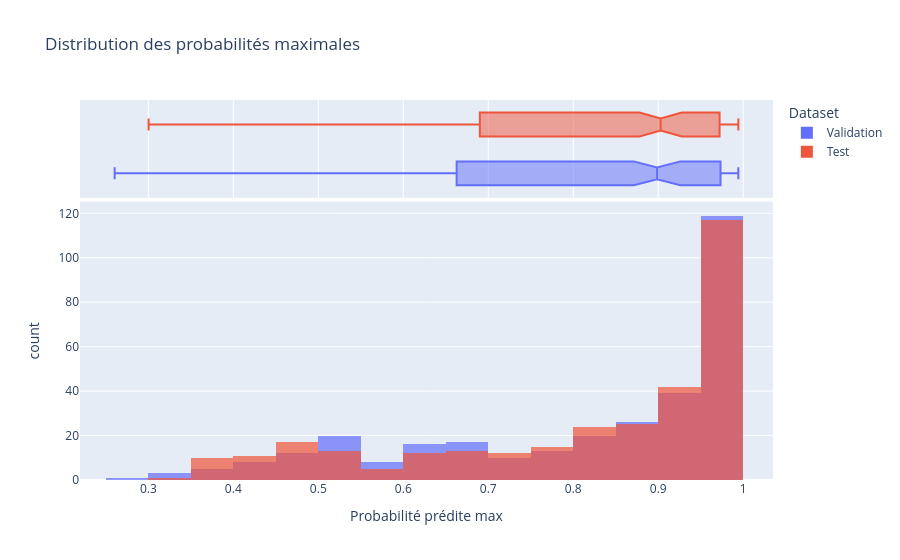
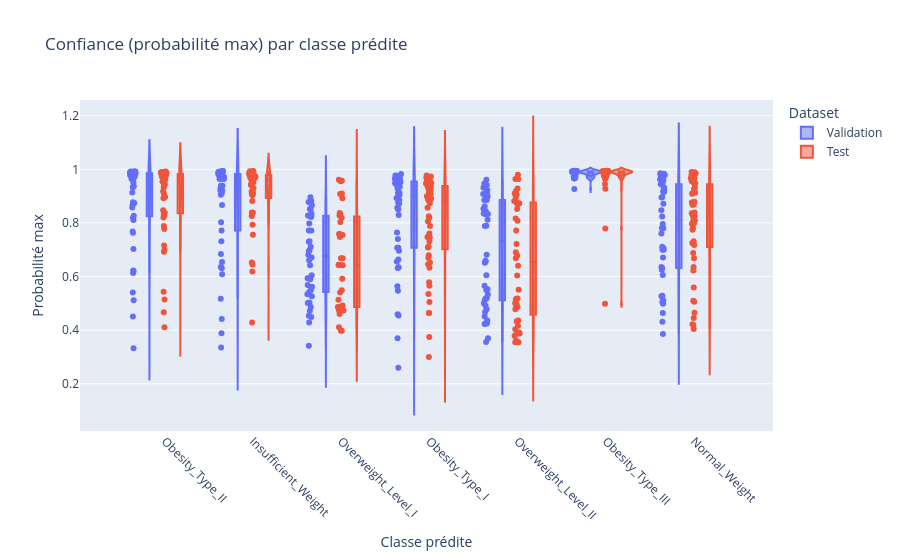
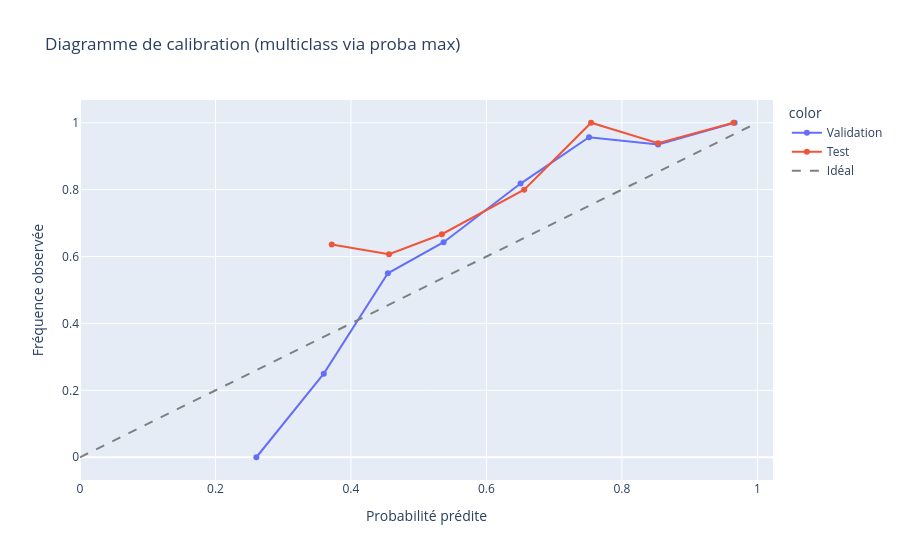

The notebook cell saved with these charts, in order:
### Markdown cell above
## 1. Model - XGBoost

### Code cell
# ==================================================
# 1. Chargement & Configuration
# ==================================================
print("Importing XGBoostTrainer...")
trainer = XGBoostTrainer()
print("XGBoostTrainer instantiated successfully")

target_column = "NObeyesdad"

# Configuration modèle XGBoost (classification multiclasse)
config_model = {
    "objective": "multi:softprob",   # Classification multiclasse (probabilités)
    "eval_metric": "mlogloss",       # Log loss multiclasses
    "n_estimators": 100,             # Plus d’arbres (dataset plus complexe)
    "max_depth": 6,                  # Profondeur max
    "reg_lambda": 3.0,               # Régularisation L2
    "subsample": 0.8,                # Sous-échantillonnage des données
    "colsample_bytree": 0.8,         # Sous-échantillonnage des features
    "random_state": 42,              # Reproductibilité
    "early_stopping_rounds": 10,     # Early stopping sur validation
}

# Scheduler du learning rate
config_lr_scheduler = {
    "initial_lr": 0.1,
    "decay_rate": 0.25,
    "min_lr": 1e-3,
}

# Entraînement batch-wise
config_training = {
    "num_batches": 5,               # Nombre de lots
    "max_patience": 2,              # Patience early stopping global
    "show_learning_curve": True,    # Afficher la courbe d’apprentissage
    "use_sample_weight": True,      # Poids d’échantillons
    "verbose": 100,                 # Logs toutes les N itérations
}

print("===== Configuration XGBoost =====")
pprint.pprint(config_model, sort_dicts=False)
print("=================================\n")

print("===== Configuration Training =====")
pprint.pprint(config_training, sort_dicts=False)
print("=================================\n")

print("===== Configuration LR Scheduler =====")
pprint.pprint(config_lr_scheduler, sort_dicts=False)
print("=================================\n")


# ==================================================
# 2. Entraînement
# ==================================================
print("Applying fit method...")
trainer.fit(
    train_dataframe=spark_train_df,
    valid_dataframe=spark_valid_df,
    target_column=target_column,
    config_training=config_training,
    config_model=config_model,
    config_lr_scheduler=config_lr_scheduler,
)


# ==================================================
# 3. Évaluation
# ==================================================
print("\n" + "="*40)
print("   Evaluating the Trained Model")
print("="*40 + "\n")

# Récupération du modèle entraîné
final_model = trainer.get_trained_model()

# Prédictions
y_pred_valid = final_model.predict(X_valid)
y_pred_test  = final_model.predict(X_test)

# --------------------------------------------------
# Matrices de confusion
# --------------------------------------------------
plot_confusion_matrices(
    y_true_valid=y_valid,
    y_pred_valid=y_pred_valid,
    y_true_test=y_test,
    y_pred_test=y_pred_test,
    class_names=encoder.classes_,
    normalize=True   # Normaliser pour lecture en %
)

# --------------------------------------------------
# Probabilités & Confiance
# --------------------------------------------------
y_proba_valid = final_model.predict_proba(X_valid)
y_proba_test  = final_model.predict_proba(X_test)

# Histogramme des probabilités maximales
plot_max_proba_distribution_px(y_proba_valid, y_proba_test)

# Violin plot par classe
plot_classwise_confidence_px(
    y_proba_valid,
    y_proba_test,
    class_names=encoder.classes_
)

# Courbe de calibration
plot_calibration_curve_px(
    y_valid, y_proba_valid,
    y_test, y_proba_test
)

### Figure 1 — Plotly figure (JSON) as saved in the notebook; plotly's stock layout.template omitted (floating-point values rounded to 4 significant figures; data arrays with more than 128 entries replaced by an {"elided": "..."} marker saying what was removed)
{"data": [{"bingroup": "x", "hovertemplate": "Dataset=Validation<br>Probabilité prédite max=%{x}<br>count=%{y}<extra></extra>", "legendgroup": "Validation", "marker": {"color": "#636efa", "opacity": 0.7, "pattern": {"shape": ""}}, "name": "Validation", "nbinsx": 20, "orientation": "v", "showlegend": true, "type": "histogram", "x": {"elided": "317 float values"}, "xaxis": "x", "yaxis": "y"}, {"hovertemplate": "Dataset=Validation<br>Probabilité prédite max=%{x}<extra></extra>", "legendgroup": "Validation", "marker": {"color": "#636efa"}, "name": "Validation", "notched": true, "showlegend": false, "type": "box", "x": {"elided": "317 float values"}, "xaxis": "x2", "yaxis": "y2"}, {"bingroup": "x", "hovertemplate": "Dataset=Test<br>Probabilité prédite max=%{x}<br>count=%{y}<extra></extra>", "legendgroup": "Test", "marker": {"color": "#EF553B", "opacity": 0.7, "pattern": {"shape": ""}}, "name": "Test", "nbinsx": 20, "orientation": "v", "showlegend": true, "type": "histogram", "x": {"elided": "317 float values"}, "xaxis": "x", "yaxis": "y"}, {"hovertemplate": "Dataset=Test<br>Probabilité prédite max=%{x}<extra></extra>", "legendgroup": "Test", "marker": {"color": "#EF553B"}, "name": "Test", "notched": true, "showlegend": false, "type": "box", "x": {"elided": "317 float values"}, "xaxis": "x2", "yaxis": "y2"}], "layout": {"barmode": "overlay", "legend": {"title": {"text": "Dataset"}, "tracegroupgap": 0}, "title": {"text": "Distribution des probabilités maximales"}, "xaxis": {"anchor": "y", "domain": [0, 1], "title": {"text": "Probabilité prédite max"}}, "xaxis2": {"anchor": "y2", "domain": [0, 1], "matches": "x", "showgrid": true, "showticklabels": false}, "yaxis": {"anchor": "x", "domain": [0, 0.7326], "title": {"text": "count"}}, "yaxis2": {"anchor": "x2", "domain": [0.7426, 1], "matches": "y2", "showgrid": false, "showline": false, "showticklabels": false, "ticks": ""}}}

### Figure 2 — Plotly figure (JSON) as saved in the notebook; plotly's stock layout.template omitted (floating-point values rounded to 4 significant figures; data arrays with more than 128 entries replaced by an {"elided": "..."} marker saying what was removed)
{"data": [{"alignmentgroup": "True", "box": {"visible": true}, "hovertemplate": "Dataset=Validation<br>Classe prédite=%{x}<br>Probabilité max=%{y}<extra></extra>", "legendgroup": "Validation", "marker": {"color": "#636efa"}, "name": "Validation", "offsetgroup": "Validation", "orientation": "v", "points": "all", "scalegroup": "True", "showlegend": true, "type": "violin", "x": {"elided": "317 str values"}, "x0": " ", "xaxis": "x", "y": {"elided": "317 float values"}, "y0": " ", "yaxis": "y"}, {"alignmentgroup": "True", "box": {"visible": true}, "hovertemplate": "Dataset=Test<br>Classe prédite=%{x}<br>Probabilité max=%{y}<extra></extra>", "legendgroup": "Test", "marker": {"color": "#EF553B"}, "name": "Test", "offsetgroup": "Test", "orientation": "v", "points": "all", "scalegroup": "True", "showlegend": true, "type": "violin", "x": {"elided": "317 str values"}, "x0": " ", "xaxis": "x", "y": {"elided": "317 float values"}, "y0": " ", "yaxis": "y"}], "layout": {"legend": {"title": {"text": "Dataset"}, "tracegroupgap": 0}, "title": {"text": "Confiance (probabilité max) par classe prédite"}, "violinmode": "group", "xaxis": {"anchor": "y", "domain": [0, 1], "tickangle": 45, "title": {"text": "Classe prédite"}}, "yaxis": {"anchor": "x", "domain": [0, 1], "title": {"text": "Probabilité max"}}}}

### Figure 3 — Plotly figure (JSON) as saved in the notebook; plotly's stock layout.template omitted (floating-point values rounded to 4 significant figures)
{"data": [{"hovertemplate": "color=Validation<br>Probabilité prédite=%{x}<br>Fréquence observée=%{y}<extra></extra>", "legendgroup": "Validation", "line": {"color": "#636efa", "dash": "solid"}, "marker": {"symbol": "circle"}, "mode": "lines+markers", "name": "Validation", "orientation": "v", "showlegend": true, "type": "scatter", "x": [0.2604, 0.3599, 0.4545, 0.5368, 0.6504, 0.7515, 0.8535, 0.9664], "xaxis": "x", "y": [0.0, 0.25, 0.55, 0.6429, 0.8182, 0.9565, 0.9348, 1.0], "yaxis": "y"}, {"hovertemplate": "color=Test<br>Probabilité prédite=%{x}<br>Fréquence observée=%{y}<extra></extra>", "legendgroup": "Test", "line": {"color": "#EF553B", "dash": "solid"}, "marker": {"symbol": "circle"}, "mode": "lines+markers", "name": "Test", "orientation": "v", "showlegend": true, "type": "scatter", "x": [0.3716, 0.4562, 0.5342, 0.6557, 0.7545, 0.8535, 0.9648], "xaxis": "x", "y": [0.6364, 0.6071, 0.6667, 0.8, 1.0, 0.9388, 1.0], "yaxis": "y"}, {"line": {"color": "gray", "dash": "dash"}, "mode": "lines", "name": "Idéal", "type": "scatter", "x": [0, 1], "y": [0, 1]}], "layout": {"legend": {"title": {"text": "color"}, "tracegroupgap": 0}, "title": {"text": "Diagramme de calibration (multiclass via proba max)"}, "xaxis": {"anchor": "y", "domain": [0, 1], "title": {"text": "Probabilité prédite"}}, "yaxis": {"anchor": "x", "domain": [0, 1], "title": {"text": "Fréquence observée"}}}}
